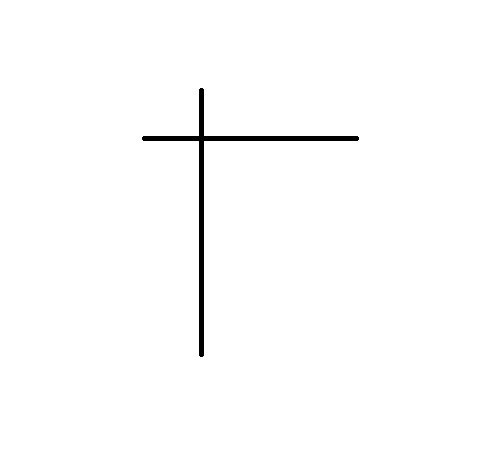
#> input picture data/elementary/crossing.jpg, 489 x 454 px; its folder holds only this picture in this run
$ python main.py --input-dir data/elementary
#> lines starting #> are read from the running program, lines starting #| are printed output that depends on the picture; after the words box and inside, x2 and y2 are one past the last pixel; in counts of white or black regions, pixels touching at a corner belong together
### src/preprocessor.py
from pathlib import Path
import cv2
import numpy as np
from shapely.geometry import LineString
import src.log as log


import src.line_operations as line_operations

def load_images(paths: list[Path]) -> list:
    res = list(map(lambda p: (p, read_image(p)), paths))
    return res


def read_image(path: Path):
    img = cv2.imread(str(path))  # BGR image
#> img is the input picture: shape (454, 489, 3); min 0, max 255, mean 252.2
    gray = cv2.cvtColor(img, cv2.COLOR_BGR2GRAY)
    edges = cv2.Canny(gray, 50, 150, apertureSize=3)
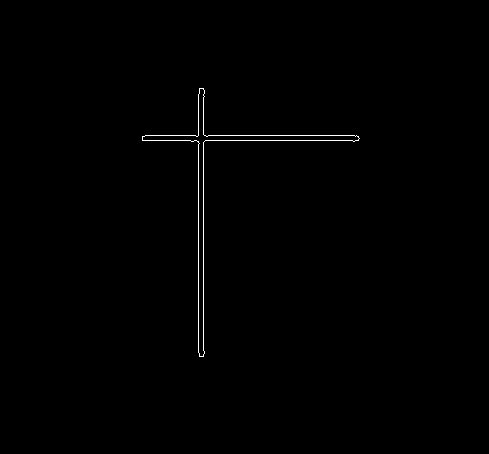
#> edges: shape (454, 489); 0.43% white in thin lines or dots, all inside (x1, y1, x2, y2) = (142, 88, 360, 357)
    log.nice(path)
    print(path)
    lines = cv2.HoughLinesP(edges,
                       rho=1,
                       theta=np.pi/180,
                       threshold=34)
#> lines = [[198, 352, 198, 144], [203, 350, 203, 142], [208, 135, 354, 135], [142, 140, 190, 140], [205, 140, 352, 140], [145, 135, 195, 135], [203, 133, 203, 97], [198, 94, 198, 135]]
    lines = [line_operations.to_shapely(l[0]) for l in lines]
#> lines = 8 items
    lines = line_operations.merge_lines(lines)
    log.nice("lines", lines)
    return lines

### src/line_operations.py
from pathlib import Path
import math
from shapely.geometry import LineString


def merge_lines(lines: list[LineString]):
    temp_set = set(lines)
#> temp_set = 8 items
    any_new = True

    combinations = pair_not_equals(temp_set)
#> combinations = 56 items
    while any_new and combinations:
        for combination in combinations:
            line0, line1 = combination
            any_new, merged = merge_two_lines(line0, line1)
            if any_new:
                temp_set.remove(line0)
                temp_set.remove(line1)
                temp_set.add(merged)
                combinations = pair_not_equals(temp_set)
                break
#> this loop made 1 pass

    return list(temp_set)

def pair_not_equals(lines):
    return list([(line0, line1)
                        for line0 in lines
                        for line1 in lines if line1 != line0])


def merge_two_lines(ls0, ls1) -> tuple[bool, LineString|None]:
    paralel = are_paralel(ls0, ls1)
    near = ends_near(ls0, ls1)

    if near and paralel:
        dx0, dy0 = d_x_d_y(ls0)
        dx1, dy1 = d_x_d_y(ls1)
        max_dx = max(abs(dx0), abs(dx1))
        max_dy = max(abs(dy0), abs(dy1))
        point4 = [ls0.coords[0], ls0.coords[1], ls1.coords[0], ls1.coords[1]]
        s = []
        s = sorted(point4, key=lambda p: p[0]) if max_dx > max_dy else sorted(point4, key=lambda p: p[1])
        x0 = (s[0][0] + s[1][0])/2
        y0 = (s[0][1] + s[1][1])/2
        x1 = (s[2][0] + s[3][0])/2
        y1 = (s[2][1] + s[3][1])/2
        ls_created = LineString([(x0, y0), (x1, y1)])
        return (True, ls_created)
    else:
        return (False, None)

# [14 lines left out: functions d_x_d_y, d_x, d_y, not called in this run]

def direction(line: LineString):
        x0, y0 = line.coords[0]
        x1, y1 = line.coords[1]
        theta = math.atan2(-(x1 - x0), y1 - y0)
        return theta

def ends_near(line0: LineString, line1: LineString, delta=3) -> bool:
    distance = line0.distance(line1)
    res = distance < delta
    return res

def are_paralel(line0: LineString, line1: LineString, rho_deg=1) -> bool:
    th0 = direction(line0)
    th1 = direction(line1)
    res = abs(th1 - th0) < math.pi*rho_deg/(180)
    return res

def to_shapely(line0) -> LineString:
    l0_x0 = int(line0[0])
    l0_y0 = int(line0[1])
    l0_x1 = int(line0[2])
    l0_y1 = int(line0[3])
    ls0 = LineString([(l0_x0, l0_y0), (l0_x1, l0_y1)])
    return ls0

### src/io_operations.py
from pathlib import Path

valid_extensions = {'.jpg', '.jpeg', '.png', '.bmp', '.gif', '.tiff', '.webp'}

def get_graphical_files(dir_path: Path|str) -> list[Path]:
    res: list[Path] = []
    path = Path(dir_path)
    if not path.is_dir():
        return res  # Return empty if not a directory

    for file_path in path.iterdir():
        if file_path.is_file() and file_path.suffix.lower() in valid_extensions:
            res.append(file_path)

    return res

# [17 lines left out: function check_file_paths, not called in this run]


### src/log.py
from tabulate import tabulate
from pathlib import Path

def err(msg):
    print(f"\033[31m{msg}\033[0m")

def nice(*args):
    __nice(lambda msg: print(f"\033[32m{msg}\033[0m"), *args)

def nice_err(*args):
    __nice(lambda msg: print(f"\033[31m{msg}\033[0m"), *args)

def __nice(method, *args):
    arg_len = len(args)
    headers = []
    lines = []
    pre = None
    if arg_len == 1:
        headers = args[0]
    elif arg_len == 2:
        headers = args[0]
        lines = args[1]
    elif arg_len > 2:
        pre = args[0]
        headers = args[1]
        lines = args[2]

    indent = 4 * " "
    if isinstance(headers, str) or isinstance(headers, Path):
        headers = [headers]

    if not lines:
        method("\n" + str(headers[0]))
        return

    if isinstance(lines, dict):
        lines = [(k, lines[k]) for k in lines.keys()]
    first = lines[0]

    h_len = len(headers)
    row_len = len(first) if not isinstance(first, Path) and is_iterable(first) else 1
    headers = (
        headers[0:row_len] if h_len > row_len < 5 else
        headers if h_len == row_len < 15 else
        [(headers[i] if i < row_len else f"h_{i}") for i in range(row_len)] if h_len < row_len < 25 else
        []
    )
    row_iterable = is_iterable(first)
    lines = [[str(l)] for l in lines] if not row_iterable  else [[str(k) for k in l] for l in lines]
    table = tabulate(lines, headers=headers, tablefmt="")
    table = "\n".join([indent + l for l in table.splitlines()])
    tabbed = "\n" + table if pre is None else "\n" + pre + "\n" + table
    method("\n" + tabbed + "\n")

def is_iterable(first):
    return isinstance(first, list) or isinstance(first, tuple) or isinstance(first, set)

### main.py
import argparse
import sys
from pathlib import Path

import src.io_operations as io_operations
import src.preprocessor as preprocessor
import src.log as log


def main():
    parser = argparse.ArgumentParser(description="DeSquech project main script.")
    parser.add_argument("--mode", choices=["detect", "train"], required=False, help="Default is 'detect' mode.", default="detect")
    parser.add_argument("--input-dir", type=str, help="Directory with images for detection.")
    parser.add_argument("--files", nargs="+", help="List of image files for detection.")
    parser.add_argument("--ignore-file-errors", help="ignores errors for non existing files")
    parser.add_argument("--test-elementary", help="use ./data/elementary/* images ", action="store_true")

    args = parser.parse_args()

    log.nice("cmd-line arguments:", ['arg', 'value'], vars(args))

    ok_files, err_files = [], []

    if args.test_elementary:
        ok_files = io_operations.get_graphical_files(Path(Path.cwd()) / "data" / "elementary")

    if args.input_dir:
        ok_files, err_files = io_operations.get_graphical_files(args.input_dir), []
    elif args.files:
        ok_files, err_files = io_operations.check_file_paths(args.files)
        ...

    # error exits:
    if err_files and not args.ignore_file_errors:
        log.err("following images could not be read:\n" + "\n".join(err_files))
        sys.exit(1)

    if args.mode == "detect" and not (args.input_dir or args.files or ok_files):
        log.err("no input files or dir provided for 'detect' mode")
        sys.exit(1)

    # main logic
    if args.mode == "detect":
        preprocessor.load_images(ok_files)
    else:
        log.err(f"mode '{args.mode}' yet not implemented")
        sys.exit(1)

if __name__ == "__main__":
    main()
